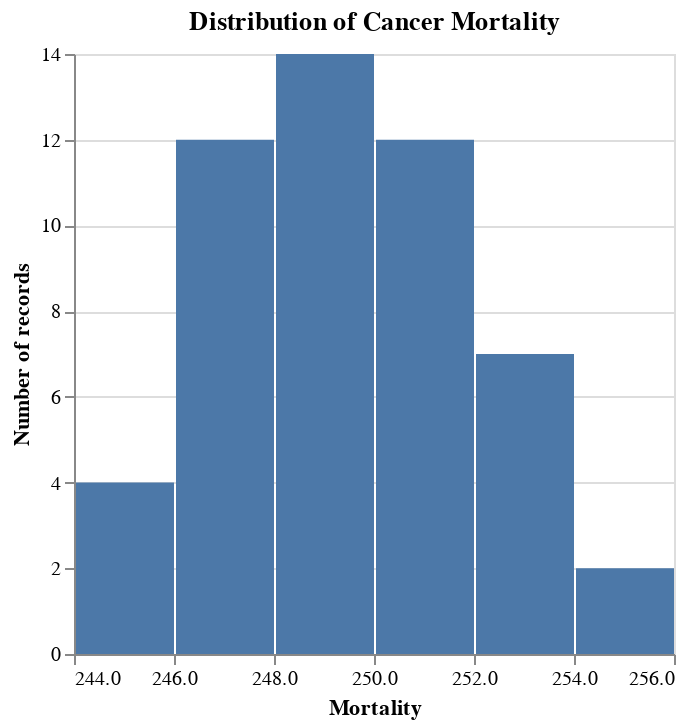

Here is the notebook cell this chart was saved with:
### Markdown cell above
## Data(EDA)

### Code cell
alt.Chart(cancer_country_avg).mark_bar().encode(
    alt.X("Mortality", bin=True, title='Mortality'),
    alt.Y("count()", title='Number of records')
).properties(
    title='Distribution of Cancer Mortality'
)

### Figure 1 — Vega-Lite specification as saved in the notebook (floating-point values rounded to 4 significant figures)
{"config": {"view": {"continuousWidth": 300, "continuousHeight": 300}}, "data": {"name": "data-49e2730cd25be669190bbca8ca818474"}, "mark": {"type": "bar"}, "encoding": {"x": {"bin": true, "field": "Mortality", "title": "Mortality", "type": "quantitative"}, "y": {"aggregate": "count", "title": "Number of records", "type": "quantitative"}}, "title": "Distribution of Cancer Mortality", "$schema": "https://vega.github.io/schema/vega-lite/v5.20.1.json", "datasets": {"data-49e2730cd25be669190bbca8ca818474": [{"Country": "Afghanistan", "Incidence": 507.6, "Mortality": 253.6, "Prevalence": 1037.0, "Urban_Population": 60.26, "Health_Expenditure_%GDP": 8.99, "Tobacco_Use_%": 24.81, "Alcohol_Consumption_Liters": 7.98, "Physical_Activity_%": 50.08, "Obesity_%": 25.04, "Air_Quality_Index": 99.42, "UV_Radiation": 5.99, "Family_History_%": 30.24, "Genetic_Mutation_%": 12.49, "Treatment_Coverage_%": 75.49, "GDP_per_Capita": 39850.0, "Life_Expectancy": 67.52, "Health_Infrastructure_Index": 5.5, "Education_Index": 0.65, "Population_Density": 503.2}, {"Country": "Angola", "Incidence": 501.1, "Mortality": 252.0, "Prevalence": 1039.0, "Urban_Population": 60.54, "Health_Expenditure_%GDP": 9.01, "Tobacco_Use_%": 24.93, "Alcohol_Consumption_Liters": 8.12, "Physical_Activity_%": 50.45, "Obesity_%": 25.23, "Air_Quality_Index": 100.6, "UV_Radiation": 6.06, "Family_History_%": 29.85, "Genetic_Mutation_%": 12.4, "Treatment_Coverage_%": 75.11, "GDP_per_Capita": 39930.0, "Life_Expectancy": 67.54, "Health_Infrastructure_Index": 5.53, "Education_Index": 0.65, "Population_Density": 502.9}, {"Country": "Argentina", "Incidence": 499.3, "Mortality": 252.6, "Prevalence": 1050.0, "Urban_Population": 59.95, "Health_Expenditure_%GDP": 8.92, "Tobacco_Use_%": 25.04, "Alcohol_Consumption_Liters": 7.98, "Physical_Activity_%": 49.57, "Obesity_%": 25.11, "Air_Quality_Index": 99.66, "UV_Radiation": 6.08, "Family_History_%": 30.1, "Genetic_Mutation_%": 12.41, "Treatment_Coverage_%": 74.86, "GDP_per_Capita": 40750.0, "Life_Expectancy": 67.4, "Health_Infrastructure_Index": 5.52, "Education_Index": 0.65, "Population_Density": 508.1}, {"Country": "Australia", "Incidence": 491.4, "Mortality": 252.3, "Prevalence": 1057.0, "Urban_Population": 59.58, "Health_Expenditure_%GDP": 8.98, "Tobacco_Use_%": 25.09, "Alcohol_Consumption_Liters": 8.12, "Physical_Activity_%": 49.74, "Obesity_%": 24.66, "Air_Quality_Index": 99.86, "UV_Radiation": 5.99, "Family_History_%": 30.12, "Genetic_Mutation_%": 12.56, "Treatment_Coverage_%": 75.02, "GDP_per_Capita": 41080.0, "Life_Expectancy": 67.42, "Health_Infrastructure_Index": 5.55, "Education_Index": 0.65, "Population_Density": 511.0}, {"Country": "Bangladesh", "Incidence": 498.3, "Mortality": 247.8, "Prevalence": 1053.0, "Urban_Population": 60.05, "Health_Expenditure_%GDP": 8.98, "Tobacco_Use_%": 25.23, "Alcohol_Consumption_Liters": 8.01, "Physical_Activity_%": 50.1, "Obesity_%": 25.12, "Air_Quality_Index": 99.83, "UV_Radiation": 6.0, "Family_History_%": 30.01, "Genetic_Mutation_%": 12.4, "Treatment_Coverage_%": 75.31, "GDP_per_Capita": 40630.0, "Life_Expectancy": 67.17, "Health_Infrastructure_Index": 5.49, "Education_Index": 0.65, "Population_Density": 509.0}, {"Country": "Brazil", "Incidence": 509.8, "Mortality": 246.8, "Prevalence": 1047.0, "Urban_Population": 59.73, "Health_Expenditure_%GDP": 9.01, "Tobacco_Use_%": 25.17, "Alcohol_Consumption_Liters": 8.09, "Physical_Activity_%": 50.36, "Obesity_%": 25.12, "Air_Quality_Index": 100.2, "UV_Radiation": 5.94, "Family_History_%": 30.15, "Genetic_Mutation_%": 12.54, "Treatment_Coverage_%": 75.22, "GDP_per_Capita": 40450.0, "Life_Expectancy": 67.68, "Health_Infrastructure_Index": 5.45, "Education_Index": 0.65, "Population_Density": 507.6}, {"Country": "Cameroon", "Incidence": 497.0, "Mortality": 251.5, "Prevalence": 1042.0, "Urban_Population": 60.06, "Health_Expenditure_%GDP": 8.96, "Tobacco_Use_%": 25.18, "Alcohol_Consumption_Liters": 8.03, "Physical_Activity_%": 49.9, "Obesity_%": 25.26, "Air_Quality_Index": 99.91, "UV_Radiation": 5.97, "Family_History_%": 30.07, "Genetic_Mutation_%": 12.4, "Treatment_Coverage_%": 75.02, "GDP_per_Capita": 40250.0, "Life_Expectancy": 67.39, "Health_Infrastructure_Index": 5.47, "Education_Index": 0.65, "Population_Density": 500.4}, {"Country": "Canada", "Incidence": 504.1, "Mortality": 246.7, "Prevalence": 1059.0, "Urban_Population": 59.63, "Health_Expenditure_%GDP": 9.0, "Tobacco_Use_%": 24.86, "Alcohol_Consumption_Liters": 8.07, "Physical_Activity_%": 49.95, "Obesity_%": 25.17, "Air_Quality_Index": 100.4, "UV_Radiation": 5.95, "Family_History_%": 29.87, "Genetic_Mutation_%": 12.49, "Treatment_Coverage_%": 75.46, "GDP_per_Capita": 39850.0, "Life_Expectancy": 67.38, "Health_Infrastructure_Index": 5.5, "Education_Index": 0.65, "Population_Density": 517.9}, {"Country": "China", "Incidence": 495.2, "Mortality": 248.9, "Prevalence": 1054.0, "Urban_Population": 60.1, "Health_Expenditure_%GDP": 8.92, "Tobacco_Use_%": 24.76, "Alcohol_Consumption_Liters": 8.09, "Physical_Activity_%": 49.97, "Obesity_%": 25.23, "Air_Quality_Index": 99.72, "UV_Radiation": 5.98, "Family_History_%": 30.04, "Genetic_Mutation_%": 12.51, "Treatment_Coverage_%": 74.89, "GDP_per_Capita": 40640.0, "Life_Expectancy": 67.96, "Health_Infrastructure_Index": 5.48, "Education_Index": 0.65, "Population_Density": 504.7}, {"Country": "Colombia", "Incidence": 501.6, "Mortality": 250.2, "Prevalence": 1052.0, "Urban_Population": 60.57, "Health_Expenditure_%GDP": 9.02, "Tobacco_Use_%": 24.95, "Alcohol_Consumption_Liters": 8.12, "Physical_Activity_%": 49.78, "Obesity_%": 25.07, "Air_Quality_Index": 100.4, "UV_Radiation": 5.99, "Family_History_%": 29.95, "Genetic_Mutation_%": 12.56, "Treatment_Coverage_%": 74.95, "GDP_per_Capita": 40660.0, "Life_Expectancy": 67.35, "Health_Infrastructure_Index": 5.52, "Education_Index": 0.65, "Population_Density": 506.1}, {"Country": "DR Congo", "Incidence": 504.6, "Mortality": 249.6, "Prevalence": 1056.0, "Urban_Population": 60.19, "Health_Expenditure_%GDP": 9.01, "Tobacco_Use_%": 25.03, "Alcohol_Consumption_Liters": 8.0, "Physical_Activity_%": 49.42, "Obesity_%": 24.96, "Air_Quality_Index": 98.25, "UV_Radiation": 5.97, "Family_History_%": 29.65, "Genetic_Mutation_%": 12.5, "Treatment_Coverage_%": 75.35, "GDP_per_Capita": 40690.0, "Life_Expectancy": 67.51, "Health_Infrastructure_Index": 5.46, "Education_Index": 0.65, "Population_Density": 509.9}, {"Country": "Egypt", "Incidence": 497.0, "Mortality": 248.0, "Prevalence": 1031.0, "Urban_Population": 60.06, "Health_Expenditure_%GDP": 9.0, "Tobacco_Use_%": 25.03, "Alcohol_Consumption_Liters": 7.98, "Physical_Activity_%": 49.54, "Obesity_%": 24.8, "Air_Quality_Index": 99.76, "UV_Radiation": 6.08, "Family_History_%": 29.79, "Genetic_Mutation_%": 12.53, "Treatment_Coverage_%": 74.61, "GDP_per_Capita": 40460.0, "Life_Expectancy": 67.48, "Health_Infrastructure_Index": 5.47, "Education_Index": 0.65, "Population_Density": 504.9}, {"Country": "Ethiopia", "Incidence": 504.4, "Mortality": 247.3, "Prevalence": 1049.0, "Urban_Population": 60.23, "Health_Expenditure_%GDP": 9.08, "Tobacco_Use_%": 24.83, "Alcohol_Consumption_Liters": 7.86, "Physical_Activity_%": 49.69, "Obesity_%": 25.07, "Air_Quality_Index": 101.1, "UV_Radiation": 6.01, "Family_History_%": 29.79, "Genetic_Mutation_%": 12.53, "Treatment_Coverage_%": 74.94, "GDP_per_Capita": 40600.0, "Life_Expectancy": 67.42, "Health_Infrastructure_Index": 5.46, "Education_Index": 0.65, "Population_Density": 501.8}, {"Country": "France", "Incidence": 493.3, "Mortality": 247.2, "Prevalence": 1050.0, "Urban_Population": 60.1, "Health_Expenditure_%GDP": 9.04, "Tobacco_Use_%": 24.86, "Alcohol_Consumption_Liters": 7.99, "Physical_Activity_%": 50.15, "Obesity_%": 24.93, "Air_Quality_Index": 101.0, "UV_Radiation": 6.06, "Family_History_%": 30.1, "Genetic_Mutation_%": 12.44, "Treatment_Coverage_%": 74.81, "GDP_per_Capita": 40140.0, "Life_Expectancy": 67.48, "Health_Infrastructure_Index": 5.46, "Education_Index": 0.65, "Population_Density": 512.8}, {"Country": "Germany", "Incidence": 501.6, "Mortality": 250.1, "Prevalence": 1049.0, "Urban_Population": 59.64, "Health_Expenditure_%GDP": 9.01, "Tobacco_Use_%": 25.23, "Alcohol_Consumption_Liters": 8.03, "Physical_Activity_%": 50.03, "Obesity_%": 25.26, "Air_Quality_Index": 100.4, "UV_Radiation": 6.03, "Family_History_%": 29.8, "Genetic_Mutation_%": 12.54, "Treatment_Coverage_%": 74.71, "GDP_per_Capita": 40570.0, "Life_Expectancy": 67.55, "Health_Infrastructure_Index": 5.53, "Education_Index": 0.65, "Population_Density": 509.9}, {"Country": "Ghana", "Incidence": 502.1, "Mortality": 251.4, "Prevalence": 1059.0, "Urban_Population": 59.94, "Health_Expenditure_%GDP": 8.98, "Tobacco_Use_%": 25.41, "Alcohol_Consumption_Liters": 7.93, "Physical_Activity_%": 50.24, "Obesity_%": 24.91, "Air_Quality_Index": 101.8, "UV_Radiation": 6.05, "Family_History_%": 30.21, "Genetic_Mutation_%": 12.49, "Treatment_Coverage_%": 74.73, "GDP_per_Capita": 40130.0, "Life_Expectancy": 67.27, "Health_Infrastructure_Index": 5.52, "Education_Index": 0.65, "Population_Density": 501.5}, {"Country": "India", "Incidence": 495.4, "Mortality": 248.1, "Prevalence": 1044.0, "Urban_Population": 59.49, "Health_Expenditure_%GDP": 9.03, "Tobacco_Use_%": 24.99, "Alcohol_Consumption_Liters": 7.97, "Physical_Activity_%": 50.01, "Obesity_%": 24.86, "Air_Quality_Index": 99.19, "UV_Radiation": 6.01, "Family_History_%": 29.85, "Genetic_Mutation_%": 12.4, "Treatment_Coverage_%": 74.92, "GDP_per_Capita": 40610.0, "Life_Expectancy": 67.74, "Health_Infrastructure_Index": 5.5, "Education_Index": 0.65, "Population_Density": 498.0}, {"Country": "Indonesia", "Incidence": 494.3, "Mortality": 254.9, "Prevalence": 1065.0, "Urban_Population": 59.71, "Health_Expenditure_%GDP": 8.93, "Tobacco_Use_%": 24.99, "Alcohol_Consumption_Liters": 8.04, "Physical_Activity_%": 50.13, "Obesity_%": 24.79, "Air_Quality_Index": 97.81, "UV_Radiation": 5.98, "Family_History_%": 29.49, "Genetic_Mutation_%": 12.4, "Treatment_Coverage_%": 75.37, "GDP_per_Capita": 40960.0, "Life_Expectancy": 67.41, "Health_Infrastructure_Index": 5.56, "Education_Index": 0.65, "Population_Density": 506.0}, {"Country": "Iran", "Incidence": 498.8, "Mortality": 251.3, "Prevalence": 1044.0, "Urban_Population": 60.22, "Health_Expenditure_%GDP": 8.98, "Tobacco_Use_%": 24.75, "Alcohol_Consumption_Liters": 8.06, "Physical_Activity_%": 49.64, "Obesity_%": 25.02, "Air_Quality_Index": 96.83, "UV_Radiation": 6.02, "Family_History_%": 30.01, "Genetic_Mutation_%": 12.59, "Treatment_Coverage_%": 75.14, "GDP_per_Capita": 40530.0, "Life_Expectancy": 67.77, "Health_Infrastructure_Index": 5.42, "Education_Index": 0.65, "Population_Density": 502.0}, {"Country": "Iraq", "Incidence": 504.0, "Mortality": 247.6, "Prevalence": 1048.0, "Urban_Population": 59.97, "Health_Expenditure_%GDP": 8.97, "Tobacco_Use_%": 24.88, "Alcohol_Consumption_Liters": 8.01, "Physical_Activity_%": 49.58, "Obesity_%": 25.11, "Air_Quality_Index": 98.89, "UV_Radiation": 6.07, "Family_History_%": 29.88, "Genetic_Mutation_%": 12.55, "Treatment_Coverage_%": 74.8, "GDP_per_Capita": 41030.0, "Life_Expectancy": 67.25, "Health_Infrastructure_Index": 5.34, "Education_Index": 0.65, "Population_Density": 506.0}, {"Country": "Italy", "Incidence": 496.3, "Mortality": 247.3, "Prevalence": 1055.0, "Urban_Population": 59.93, "Health_Expenditure_%GDP": 9.08, "Tobacco_Use_%": 25.08, "Alcohol_Consumption_Liters": 8.04, "Physical_Activity_%": 50.04, "Obesity_%": 25.24, "Air_Quality_Index": 99.13, "UV_Radiation": 5.97, "Family_History_%": 29.91, "Genetic_Mutation_%": 12.46, "Treatment_Coverage_%": 74.98, "GDP_per_Capita": 41130.0, "Life_Expectancy": 67.53, "Health_Infrastructure_Index": 5.51, "Education_Index": 0.65, "Population_Density": 496.6}, {"Country": "Japan", "Incidence": 506.2, "Mortality": 246.9, "Prevalence": 1054.0, "Urban_Population": 59.97, "Health_Expenditure_%GDP": 8.99, "Tobacco_Use_%": 25.23, "Alcohol_Consumption_Liters": 8.03, "Physical_Activity_%": 50.32, "Obesity_%": 24.9, "Air_Quality_Index": 99.38, "UV_Radiation": 6.01, "Family_History_%": 29.6, "Genetic_Mutation_%": 12.49, "Treatment_Coverage_%": 75.37, "GDP_per_Capita": 40110.0, "Life_Expectancy": 67.72, "Health_Infrastructure_Index": 5.46, "Education_Index": 0.65, "Population_Density": 506.5}, {"Country": "Madagascar", "Incidence": 501.5, "Mortality": 248.2, "Prevalence": 1054.0, "Urban_Population": 59.84, "Health_Expenditure_%GDP": 9.03, "Tobacco_Use_%": 25.2, "Alcohol_Consumption_Liters": 8.19, "Physical_Activity_%": 49.88, "Obesity_%": 25.17, "Air_Quality_Index": 99.18, "UV_Radiation": 5.95, "Family_History_%": 29.89, "Genetic_Mutation_%": 12.52, "Treatment_Coverage_%": 75.12, "GDP_per_Capita": 40410.0, "Life_Expectancy": 67.59, "Health_Infrastructure_Index": 5.49, "Education_Index": 0.65, "Population_Density": 502.4}, {"Country": "Malaysia", "Incidence": 498.1, "Mortality": 245.7, "Prevalence": 1066.0, "Urban_Population": 59.88, "Health_Expenditure_%GDP": 9.07, "Tobacco_Use_%": 24.94, "Alcohol_Consumption_Liters": 7.98, "Physical_Activity_%": 51.04, "Obesity_%": 24.9, "Air_Quality_Index": 98.36, "UV_Radiation": 6.0, "Family_History_%": 30.15, "Genetic_Mutation_%": 12.59, "Treatment_Coverage_%": 74.75, "GDP_per_Capita": 40490.0, "Life_Expectancy": 67.56, "Health_Infrastructure_Index": 5.49, "Education_Index": 0.65, "Population_Density": 509.7}, {"Country": "Mexico", "Incidence": 503.3, "Mortality": 251.8, "Prevalence": 1048.0, "Urban_Population": 59.92, "Health_Expenditure_%GDP": 8.86, "Tobacco_Use_%": 25.23, "Alcohol_Consumption_Liters": 8.12, "Physical_Activity_%": 50.08, "Obesity_%": 24.87, "Air_Quality_Index": 98.96, "UV_Radiation": 6.08, "Family_History_%": 30.07, "Genetic_Mutation_%": 12.45, "Treatment_Coverage_%": 75.22, "GDP_per_Capita": 40650.0, "Life_Expectancy": 67.36, "Health_Infrastructure_Index": 5.54, "Education_Index": 0.65, "Population_Density": 506.8}, {"Country": "Morocco", "Incidence": 492.4, "Mortality": 250.1, "Prevalence": 1059.0, "Urban_Population": 59.59, "Health_Expenditure_%GDP": 8.95, "Tobacco_Use_%": 25.01, "Alcohol_Consumption_Liters": 7.97, "Physical_Activity_%": 49.61, "Obesity_%": 24.83, "Air_Quality_Index": 99.89, "UV_Radiation": 5.99, "Family_History_%": 30.01, "Genetic_Mutation_%": 12.52, "Treatment_Coverage_%": 75.03, "GDP_per_Capita": 40720.0, "Life_Expectancy": 67.11, "Health_Infrastructure_Index": 5.51, "Education_Index": 0.65, "Population_Density": 505.3}, {"Country": "Mozambique", "Incidence": 490.6, "Mortality": 249.1, "Prevalence": 1055.0, "Urban_Population": 60.74, "Health_Expenditure_%GDP": 8.99, "Tobacco_Use_%": 25.12, "Alcohol_Consumption_Liters": 7.96, "Physical_Activity_%": 50.56, "Obesity_%": 25.11, "Air_Quality_Index": 99.11, "UV_Radiation": 6.03, "Family_History_%": 30.03, "Genetic_Mutation_%": 12.6, "Treatment_Coverage_%": 74.85, "GDP_per_Capita": 41040.0, "Life_Expectancy": 67.74, "Health_Infrastructure_Index": 5.46, "Education_Index": 0.65, "Population_Density": 497.1}, {"Country": "Nepal", "Incidence": 503.6, "Mortality": 248.1, "Prevalence": 1053.0, "Urban_Population": 59.73, "Health_Expenditure_%GDP": 9.1, "Tobacco_Use_%": 24.88, "Alcohol_Consumption_Liters": 7.91, "Physical_Activity_%": 49.66, "Obesity_%": 24.87, "Air_Quality_Index": 100.4, "UV_Radiation": 6.01, "Family_History_%": 30.03, "Genetic_Mutation_%": 12.52, "Treatment_Coverage_%": 74.69, "GDP_per_Capita": 40790.0, "Life_Expectancy": 67.73, "Health_Infrastructure_Index": 5.47, "Education_Index": 0.65, "Population_Density": 515.9}, {"Country": "Niger", "Incidence": 491.8, "Mortality": 245.3, "Prevalence": 1038.0, "Urban_Population": 60.21, "Health_Expenditure_%GDP": 8.99, "Tobacco_Use_%": 25.35, "Alcohol_Consumption_Liters": 8.03, "Physical_Activity_%": 49.68, "Obesity_%": 24.92, "Air_Quality_Index": 98.18, "UV_Radiation": 6.02, "Family_History_%": 30.2, "Genetic_Mutation_%": 12.52, "Treatment_Coverage_%": 75.35, "GDP_per_Capita": 40150.0, "Life_Expectancy": 67.42, "Health_Infrastructure_Index": 5.61, "Education_Index": 0.65, "Population_Density": 504.9}, {"Country": "Nigeria", "Incidence": 499.0, "Mortality": 254.2, "Prevalence": 1040.0, "Urban_Population": 59.7, "Health_Expenditure_%GDP": 8.99, "Tobacco_Use_%": 24.82, "Alcohol_Consumption_Liters": 7.92, "Physical_Activity_%": 49.95, "Obesity_%": 24.78, "Air_Quality_Index": 100.9, "UV_Radiation": 6.09, "Family_History_%": 30.0, "Genetic_Mutation_%": 12.52, "Treatment_Coverage_%": 74.97, "GDP_per_Capita": 40450.0, "Life_Expectancy": 67.44, "Health_Infrastructure_Index": 5.56, "Education_Index": 0.65, "Population_Density": 508.1}, {"Country": "Pakistan", "Incidence": 495.6, "Mortality": 249.7, "Prevalence": 1033.0, "Urban_Population": 60.53, "Health_Expenditure_%GDP": 8.96, "Tobacco_Use_%": 24.89, "Alcohol_Consumption_Liters": 8.0, "Physical_Activity_%": 50.09, "Obesity_%": 25.13, "Air_Quality_Index": 96.79, "UV_Radiation": 5.98, "Family_History_%": 29.86, "Genetic_Mutation_%": 12.43, "Treatment_Coverage_%": 74.87, "GDP_per_Capita": 41000.0, "Life_Expectancy": 67.06, "Health_Infrastructure_Index": 5.5, "Education_Index": 0.65, "Population_Density": 508.6}, {"Country": "Peru", "Incidence": 504.2, "Mortality": 244.5, "Prevalence": 1044.0, "Urban_Population": 59.72, "Health_Expenditure_%GDP": 8.9, "Tobacco_Use_%": 25.1, "Alcohol_Consumption_Liters": 7.95, "Physical_Activity_%": 49.97, "Obesity_%": 25.34, "Air_Quality_Index": 100.3, "UV_Radiation": 6.0, "Family_History_%": 29.98, "Genetic_Mutation_%": 12.5, "Treatment_Coverage_%": 75.1, "GDP_per_Capita": 40930.0, "Life_Expectancy": 67.53, "Health_Infrastructure_Index": 5.5, "Education_Index": 0.65, "Population_Density": 502.6}, {"Country": "Philippines", "Incidence": 500.2, "Mortality": 250.9, "Prevalence": 1046.0, "Urban_Population": 59.41, "Health_Expenditure_%GDP": 9.08, "Tobacco_Use_%": 25.25, "Alcohol_Consumption_Liters": 8.01, "Physical_Activity_%": 50.28, "Obesity_%": 24.81, "Air_Quality_Index": 101.7, "UV_Radiation": 6.01, "Family_History_%": 30.22, "Genetic_Mutation_%": 12.6, "Treatment_Coverage_%": 75.06, "GDP_per_Capita": 40570.0, "Life_Expectancy": 67.43, "Health_Infrastructure_Index": 5.5, "Education_Index": 0.65, "Population_Density": 508.4}, {"Country": "Poland", "Incidence": 495.3, "Mortality": 252.8, "Prevalence": 1059.0, "Urban_Population": 59.81, "Health_Expenditure_%GDP": 8.91, "Tobacco_Use_%": 25.3, "Alcohol_Consumption_Liters": 8.1, "Physical_Activity_%": 49.81, "Obesity_%": 24.78, "Air_Quality_Index": 99.58, "UV_Radiation": 6.01, "Family_History_%": 30.03, "Genetic_Mutation_%": 12.5, "Treatment_Coverage_%": 74.65, "GDP_per_Capita": 40200.0, "Life_Expectancy": 67.33, "Health_Infrastructure_Index": 5.47, "Education_Index": 0.65, "Population_Density": 507.9}, {"Country": "Russia", "Incidence": 501.3, "Mortality": 248.7, "Prevalence": 1068.0, "Urban_Population": 60.03, "Health_Expenditure_%GDP": 8.99, "Tobacco_Use_%": 25.02, "Alcohol_Consumption_Liters": 7.9, "Physical_Activity_%": 50.09, "Obesity_%": 24.83, "Air_Quality_Index": 99.28, "UV_Radiation": 5.99, "Family_History_%": 30.09, "Genetic_Mutation_%": 12.47, "Treatment_Coverage_%": 75.24, "GDP_per_Capita": 40580.0, "Life_Expectancy": 67.52, "Health_Infrastructure_Index": 5.5, "Education_Index": 0.65, "Population_Density": 498.6}, {"Country": "Saudi Arabia", "Incidence": 494.1, "Mortality": 249.5, "Prevalence": 1041.0, "Urban_Population": 59.79, "Health_Expenditure_%GDP": 8.88, "Tobacco_Use_%": 24.96, "Alcohol_Consumption_Liters": 7.98, "Physical_Activity_%": 50.55, "Obesity_%": 24.96, "Air_Quality_Index": 100.0, "UV_Radiation": 5.99, "Family_History_%": 29.81, "Genetic_Mutation_%": 12.43, "Treatment_Coverage_%": 75.08, "GDP_per_Capita": 40600.0, "Life_Expectancy": 67.49, "Health_Infrastructure_Index": 5.47, "Education_Index": 0.65, "Population_Density": 496.6}, {"Country": "South Africa", "Incidence": 498.4, "Mortality": 247.0, "Prevalence": 1042.0, "Urban_Population": 59.72, "Health_Expenditure_%GDP": 9.01, "Tobacco_Use_%": 24.97, "Alcohol_Consumption_Liters": 8.08, "Physical_Activity_%": 50.91, "Obesity_%": 24.9, "Air_Quality_Index": 99.81, "UV_Radiation": 5.98, "Family_History_%": 30.64, "Genetic_Mutation_%": 12.45, "Treatment_Coverage_%": 75.09, "GDP_per_Capita": 39970.0, "Life_Expectancy": 67.42, "Health_Infrastructure_Index": 5.53, "Education_Index": 0.65, "Population_Density": 500.5}, {"Country": "South Korea", "Incidence": 503.3, "Mortality": 248.2, "Prevalence": 1059.0, "Urban_Population": 60.42, "Health_Expenditure_%GDP": 8.98, "Tobacco_Use_%": 24.98, "Alcohol_Consumption_Liters": 8.19, "Physical_Activity_%": 50.04, "Obesity_%": 25.12, "Air_Quality_Index": 99.1, "UV_Radiation": 5.98, "Family_History_%": 30.17, "Genetic_Mutation_%": 12.56, "Treatment_Coverage_%": 74.7, "GDP_per_Capita": 40510.0, "Life_Expectancy": 67.23, "Health_Infrastructure_Index": 5.47, "Education_Index": 0.65, "Population_Density": 515.0}, {"Country": "Spain", "Incidence": 501.2, "Mortality": 252.4, "Prevalence": 1047.0, "Urban_Population": 59.83, "Health_Expenditure_%GDP": 9.01, "Tobacco_Use_%": 24.99, "Alcohol_Consumption_Liters": 7.97, "Physical_Activity_%": 50.15, "Obesity_%": 25.04, "Air_Quality_Index": 99.5, "UV_Radiation": 6.01, "Family_History_%": 30.13, "Genetic_Mutation_%": 12.48, "Treatment_Coverage_%": 75.34, "GDP_per_Capita": 40800.0, "Life_Expectancy": 67.37, "Health_Infrastructure_Index": 5.54, "Education_Index": 0.65, "Population_Density": 506.6}, {"Country": "Sri Lanka", "Incidence": 502.4, "Mortality": 250.4, "Prevalence": 1046.0, "Urban_Population": 60.0, "Health_Expenditure_%GDP": 9.12, "Tobacco_Use_%": 24.93, "Alcohol_Consumption_Liters": 7.93, "Physical_Activity_%": 50.0, "Obesity_%": 24.96, "Air_Quality_Index": 98.27, "UV_Radiation": 5.9, "Family_History_%": 30.0, "Genetic_Mutation_%": 12.38, "Treatment_Coverage_%": 75.15, "GDP_per_Capita": 41370.0, "Life_Expectancy": 67.63, "Health_Infrastructure_Index": 5.48, "Education_Index": 0.65, "Population_Density": 511.1}, {"Country": "Sudan", "Incidence": 493.5, "Mortality": 249.3, "Prevalence": 1053.0, "Urban_Population": 59.85, "Health_Expenditure_%GDP": 8.97, "Tobacco_Use_%": 25.37, "Alcohol_Consumption_Liters": 7.92, "Physical_Activity_%": 50.15, "Obesity_%": 24.84, "Air_Quality_Index": 101.0, "UV_Radiation": 6.01, "Family_History_%": 29.87, "Genetic_Mutation_%": 12.51, "Treatment_Coverage_%": 74.8, "GDP_per_Capita": 40490.0, "Life_Expectancy": 67.48, "Health_Infrastructure_Index": 5.47, "Education_Index": 0.65, "Population_Density": 503.9}, {"Country": "Thailand", "Incidence": 499.2, "Mortality": 250.9, "Prevalence": 1060.0, "Urban_Population": 60.17, "Health_Expenditure_%GDP": 9.01, "Tobacco_Use_%": 25.18, "Alcohol_Consumption_Liters": 8.0, "Physical_Activity_%": 50.07, "Obesity_%": 25.24, "Air_Quality_Index": 98.51, "UV_Radiation": 5.99, "Family_History_%": 29.8, "Genetic_Mutation_%": 12.47, "Treatment_Coverage_%": 74.97, "GDP_per_Capita": 39740.0, "Life_Expectancy": 67.4, "Health_Infrastructure_Index": 5.55, "Education_Index": 0.65, "Population_Density": 500.6}, {"Country": "Turkey", "Incidence": 505.2, "Mortality": 250.6, "Prevalence": 1061.0, "Urban_Population": 60.26, "Health_Expenditure_%GDP": 9.06, "Tobacco_Use_%": 25.32, "Alcohol_Consumption_Liters": 8.02, "Physical_Activity_%": 49.86, "Obesity_%": 24.77, "Air_Quality_Index": 99.17, "UV_Radiation": 5.93, "Family_History_%": 29.8, "Genetic_Mutation_%": 12.52, "Treatment_Coverage_%": 75.26, "GDP_per_Capita": 40790.0, "Life_Expectancy": 67.21, "Health_Infrastructure_Index": 5.44, "Education_Index": 0.65, "Population_Density": 501.7}, {"Country": "Uganda", "Incidence": 501.7, "Mortality": 246.1, "Prevalence": 1040.0, "Urban_Population": 60.14, "Health_Expenditure_%GDP": 9.04, "Tobacco_Use_%": 25.07, "Alcohol_Consumption_Liters": 7.97, "Physical_Activity_%": 49.82, "Obesity_%": 25.0, "Air_Quality_Index": 100.3, "UV_Radiation": 5.99, "Family_History_%": 29.98, "Genetic_Mutation_%": 12.43, "Treatment_Coverage_%": 74.96, "GDP_per_Capita": 40410.0, "Life_Expectancy": 67.75, "Health_Infrastructure_Index": 5.45, "Education_Index": 0.65, "Population_Density": 498.2}, {"Country": "Ukraine", "Incidence": 500.2, "Mortality": 253.3, "Prevalence": 1053.0, "Urban_Population": 60.11, "Health_Expenditure_%GDP": 9.04, "Tobacco_Use_%": 25.01, "Alcohol_Consumption_Liters": 7.95, "Physical_Activity_%": 50.28, "Obesity_%": 24.97, "Air_Quality_Index": 99.01, "UV_Radiation": 6.04, "Family_History_%": 29.91, "Genetic_Mutation_%": 12.42, "Treatment_Coverage_%": 74.85, "GDP_per_Capita": 40070.0, "Life_Expectancy": 67.73, "Health_Infrastructure_Index": 5.52, "Education_Index": 0.65, "Population_Density": 509.0}, {"Country": "United Kingdom", "Incidence": 502.7, "Mortality": 248.8, "Prevalence": 1045.0, "Urban_Population": 60.53, "Health_Expenditure_%GDP": 8.94, "Tobacco_Use_%": 25.01, "Alcohol_Consumption_Liters": 8.02, "Physical_Activity_%": 49.92, "Obesity_%": 24.9, "Air_Quality_Index": 98.91, "UV_Radiation": 6.04, "Family_History_%": 29.44, "Genetic_Mutation_%": 12.55, "Treatment_Coverage_%": 74.6, "GDP_per_Capita": 40470.0, "Life_Expectancy": 67.44, "Health_Infrastructure_Index": 5.53, "Education_Index": 0.65, "Population_Density": 504.3}, {"Country": "United States", "Incidence": 500.1, "Mortality": 248.6, "Prevalence": 1022.0, "Urban_Population": 60.06, "Health_Expenditure_%GDP": 9.04, "Tobacco_Use_%": 24.83, "Alcohol_Consumption_Liters": 8.08, "Physical_Activity_%": 50.31, "Obesity_%": 24.9, "Air_Quality_Index": 100.4, "UV_Radiation": 5.94, "Family_History_%": 29.83, "Genetic_Mutation_%": 12.49, "Treatment_Coverage_%": 74.52, "GDP_per_Capita": 40810.0, "Life_Expectancy": 67.35, "Health_Infrastructure_Index": 5.58, "Education_Index": 0.65, "Population_Density": 505.8}, {"Country": "Uzbekistan", "Incidence": 500.3, "Mortality": 246.8, "Prevalence": 1046.0, "Urban_Population": 60.24, "Health_Expenditure_%GDP": 9.1, "Tobacco_Use_%": 25.12, "Alcohol_Consumption_Liters": 8.14, "Physical_Activity_%": 49.95, "Obesity_%": 25.23, "Air_Quality_Index": 98.31, "UV_Radiation": 5.96, "Family_History_%": 29.7, "Genetic_Mutation_%": 12.49, "Treatment_Coverage_%": 75.09, "GDP_per_Capita": 40800.0, "Life_Expectancy": 67.36, "Health_Infrastructure_Index": 5.59, "Education_Index": 0.65, "Population_Density": 505.4}, {"Country": "Venezuela", "Incidence": 497.6, "Mortality": 245.5, "Prevalence": 1060.0, "Urban_Population": 60.01, "Health_Expenditure_%GDP": 8.92, "Tobacco_Use_%": 25.06, "Alcohol_Consumption_Liters": 8.04, "Physical_Activity_%": 50.31, "Obesity_%": 24.79, "Air_Quality_Index": 97.37, "UV_Radiation": 6.0, "Family_History_%": 30.09, "Genetic_Mutation_%": 12.38, "Treatment_Coverage_%": 75.6, "GDP_per_Capita": 41130.0, "Life_Expectancy": 67.49, "Health_Infrastructure_Index": 5.5, "Education_Index": 0.65, "Population_Density": 509.5}, {"Country": "Vietnam", "Incidence": 500.6, "Mortality": 250.4, "Prevalence": 1050.0, "Urban_Population": 59.81, "Health_Expenditure_%GDP": 9.02, "Tobacco_Use_%": 25.03, "Alcohol_Consumption_Liters": 7.83, "Physical_Activity_%": 50.43, "Obesity_%": 25.15, "Air_Quality_Index": 98.93, "UV_Radiation": 6.01, "Family_History_%": 29.76, "Genetic_Mutation_%": 12.3, "Treatment_Coverage_%": 74.88, "GDP_per_Capita": 40460.0, "Life_Expectancy": 67.71, "Health_Infrastructure_Index": 5.57, "Education_Index": 0.65, "Population_Density": 503.5}, {"Country": "Yemen", "Incidence": 501.5, "Mortality": 246.4, "Prevalence": 1056.0, "Urban_Population": 59.78, "Health_Expenditure_%GDP": 9.01, "Tobacco_Use_%": 24.84, "Alcohol_Consumption_Liters": 7.99, "Physical_Activity_%": 49.34, "Obesity_%": 24.84, "Air_Quality_Index": 101.0, "UV_Radiation": 5.96, "Family_History_%": 30.19, "Genetic_Mutation_%": 12.59, "Treatment_Coverage_%": 75.29, "GDP_per_Capita": 39950.0, "Life_Expectancy": 67.08, "Health_Infrastructure_Index": 5.43, "Education_Index": 0.65, "Population_Density": 508.4}]}}
